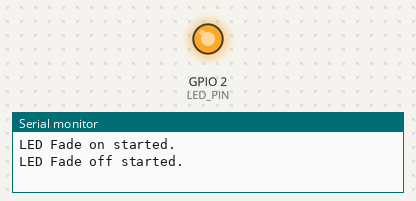
Simulated run of this sketch. Board: ESP32. Shown: output pins drawn as LEDs (lit = HIGH), the last lines printed to the serial monitor.

Above: at 3.05 s.
At 4.55 s:
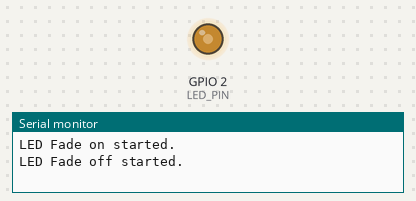
At 5.7 s:
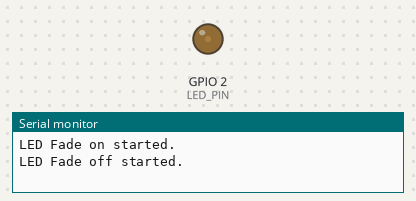
At 8.4 s:
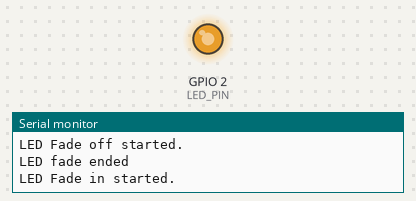
Timing chart, 0 to 10.8 s (numbered marks = the images above):
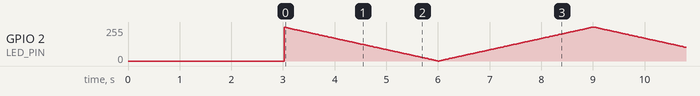

The sketch:

firmware-pwm.ino
```cpp
#define LEDC_TIMER_12_BIT 12

// use 5000 Hz as a LEDC base frequency
#define LEDC_BASE_FREQ 5000

#define LED_PIN 2

#define LEDC_START_DUTY  (0)
#define LEDC_TARGET_DUTY (4095)
#define LEDC_FADE_TIME   (3000)

bool fade_ended = false;  // status of LED fade
bool fade_in = true;

void ARDUINO_ISR_ATTR LED_FADE_ISR() {
  fade_ended = true;
}

void setup() {
  Serial.begin(115200);
  ledcAttach(LED_PIN, LEDC_BASE_FREQ, LEDC_TIMER_12_BIT);
  ledcFade(LED_PIN, LEDC_START_DUTY, LEDC_TARGET_DUTY, LEDC_FADE_TIME);
  Serial.println("LED Fade on started.");
  delay(LEDC_FADE_TIME);
  ledcFadeWithInterrupt(LED_PIN, LEDC_TARGET_DUTY, LEDC_START_DUTY, LEDC_FADE_TIME, LED_FADE_ISR);
  Serial.println("LED Fade off started.");
}

void loop() {
  if (fade_ended) {
    Serial.println("LED fade ended");
    fade_ended = false;
    if (fade_in) {
      ledcFadeWithInterrupt(LED_PIN, LEDC_START_DUTY, LEDC_TARGET_DUTY, LEDC_FADE_TIME, LED_FADE_ISR);
      Serial.println("LED Fade in started.");
      fade_in = false;
    } else {
      ledcFadeWithInterrupt(LED_PIN, LEDC_TARGET_DUTY, LEDC_START_DUTY, LEDC_FADE_TIME, LED_FADE_ISR);
      Serial.println("LED Fade out started.");
      fade_in = true;
    }
  }
}
```
